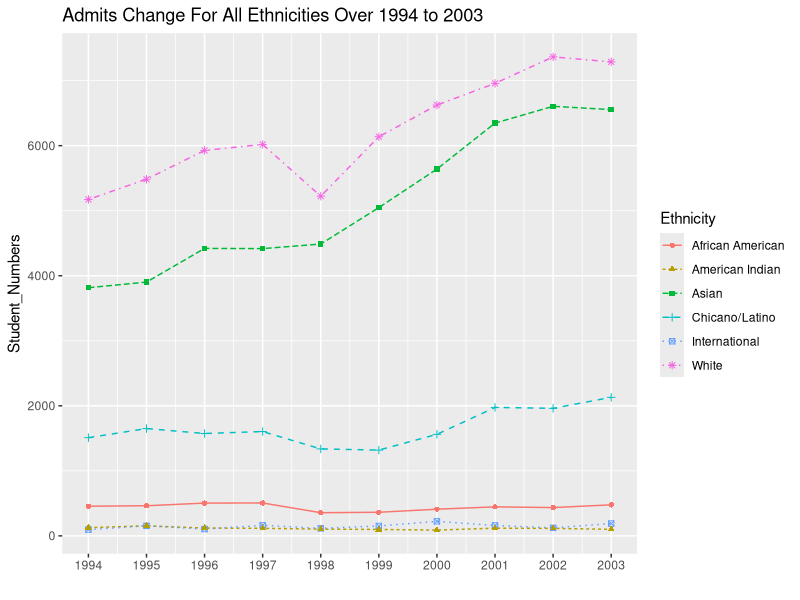
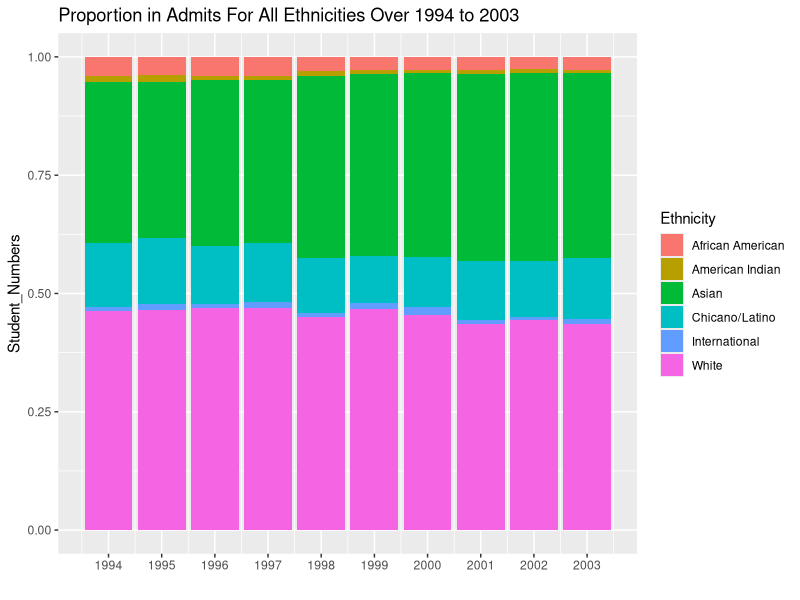
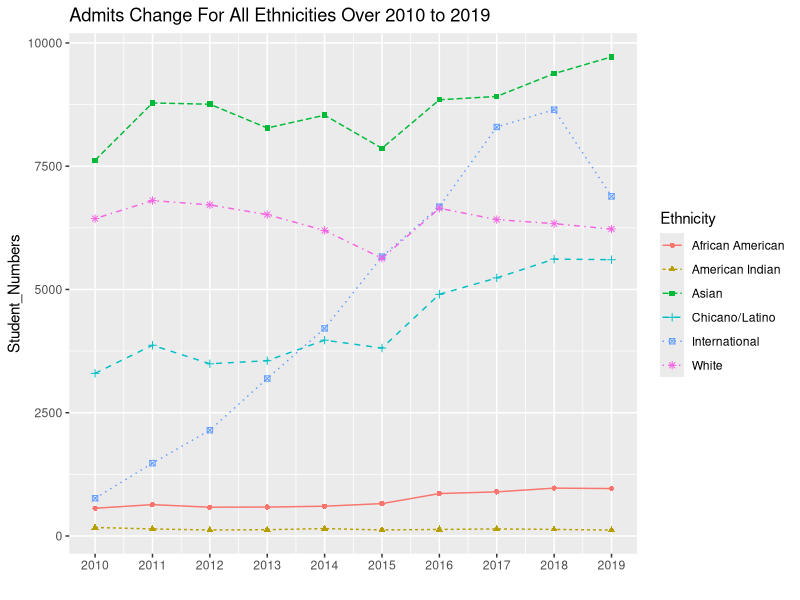
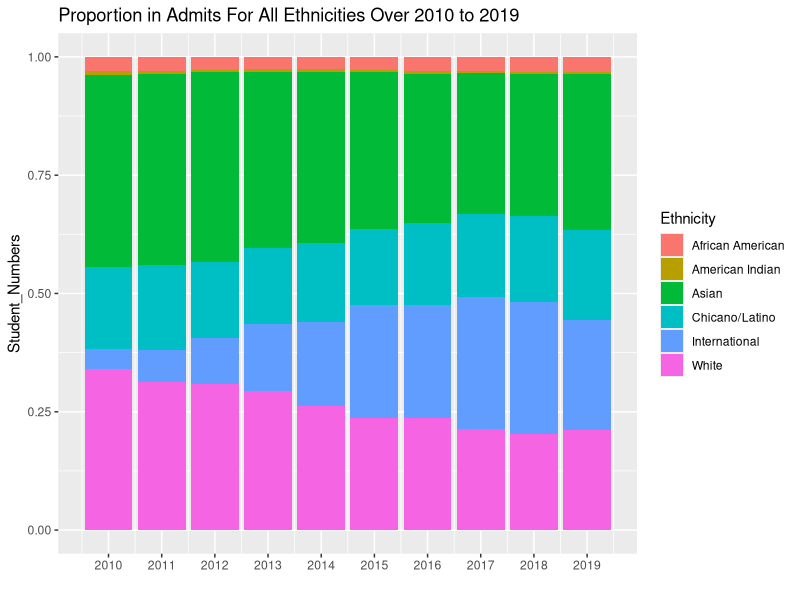

Generate these figures, in order, with R:
library(tidyverse)

ucdavis2010_2019<-read.csv('Freshmen_Eth_data_2010_2019.csv')
ucdavis1994_2003<-read.csv('Freshmen_Eth_data_1994_2003.csv')

colnames(ucdavis2010_2019)<-c('Category','Ethnicity','Academic_year','Count','Percentage')
colnames(ucdavis1994_2003)<-c('Category','Ethnicity','Academic_year','Count','Percentage')

temp_Admits<-ucdavis2010_2019 %>% filter(Ethnicity!='All',Ethnicity!='Unknown',Category=='Admits')

temp_Admits2<-ucdavis1994_2003 %>% filter(Ethnicity!='All',Ethnicity!='Unknown',Category=='Admits')

# Line Plot ofr Admits by Ethnicity from 1994 to 2003
ggplot(data=temp_Admits2, aes(x=Academic_year, y=Count, group=Ethnicity)) +
  geom_line(aes(linetype=Ethnicity,color=Ethnicity))+
  geom_point(aes(shape=Ethnicity,color=Ethnicity))+
  scale_x_continuous(name = " ", breaks = c(1994,1995,1996,1997,1998,1999,2000,2001,2002,2003))+
  labs(title="Admits Change For All Ethnicities Over 1994 to 2003",y='Student_Numbers')

# Bar Plot ofr Admits by Ethnicity from 1994 to 2003
ggplot(data=temp_Admits2, aes(fill=Ethnicity, y=Count, x=Academic_year)) + 
  geom_bar(position="fill", stat="identity")+
  scale_x_continuous(name = " ", breaks = c(1994,1995,1996,1997,1998,1999,2000,2001,2002,2003))+
  labs(title="Proportion in Admits For All Ethnicities Over 1994 to 2003",y='Student_Numbers')

# Line Plot for Admits by Ethnicity
ggplot(data=temp_Admits, aes(x=Academic_year, y=Count, group=Ethnicity)) +
  geom_line(aes(linetype=Ethnicity,color=Ethnicity))+
  geom_point(aes(shape=Ethnicity,color=Ethnicity))+
  scale_x_continuous(name = " ", breaks = c(2010,2011,2012,2013,2014,2015,2016,2017,2018,2019))+
  labs(title="Admits Change For All Ethnicities Over 2010 to 2019",y='Student_Numbers')


# Bar Plot for Admits by Ethnicity
ggplot(data=temp_Admits, aes(fill=Ethnicity, y=Count, x=Academic_year)) + 
  geom_bar(position="fill", stat="identity")+
  scale_x_continuous(name = " ", breaks = c(2010,2011,2012,2013,2014,2015,2016,2017,2018,2019))+
  labs(title="Proportion in Admits For All Ethnicities Over 2010 to 2019",y='Student_Numbers')

